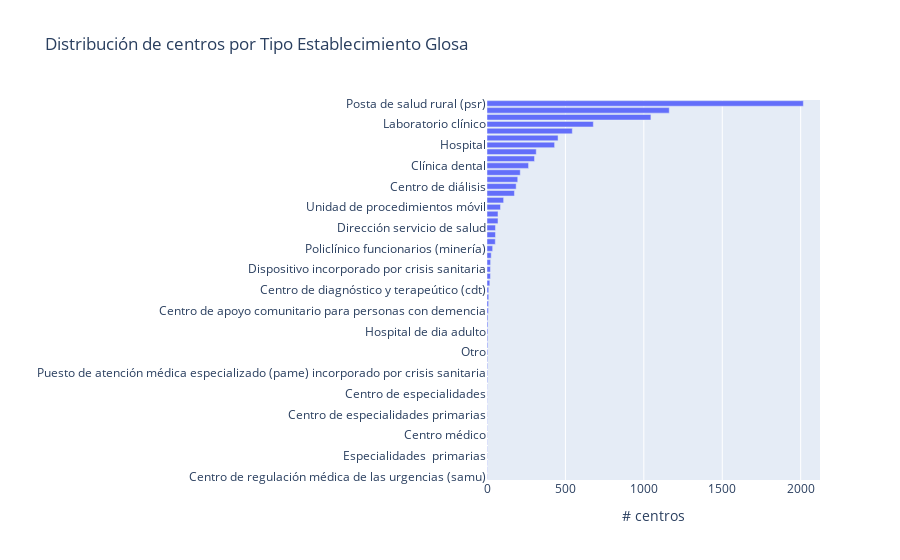

This figure's notebook cell:
### Markdown cell above
Create the charts using plotly instead

### Code cell
import plotly.express as px
import plotly.graph_objects as go
from plotly.subplots import make_subplots

def plot_bar_h(dataset, segment):
    #Add spaces between words in the column name nad remove Glosa
    fix = (re.sub(r"(\w)([A-Z])", r"\1 \2", segment)) #.replace('Glosa','')
    #Normalize column string values
    dataset[segment] = dataset[segment].str.capitalize()
    #Plot only the top 10 types
    fig = px.bar(
                dataset[segment].value_counts(),
                orientation='h', 
                title=f'Distribución de centros por {fix}',
                labels={'value': '# centros', segment :''}
                )
    fig.update_layout(
                yaxis={'categoryorder':'total ascending'},
                showlegend=False,
                hovermode='y'
                )
    return fig

#plot_bar_h(df, 'TipoSistemaSaludGlosa')
plot_bar_h(df,'TipoEstablecimientoGlosa')

#fig = px.histogram(df, y='TipoSistemaSaludGlosa', orientation='h')
#fig.show()

### Figure 1 — Plotly figure (JSON) as saved in the notebook; plotly's stock layout.template omitted (floating-point values rounded to 4 significant figures)
{"data": [{"alignmentgroup": "True", "hovertemplate": "variable=count<br># centros=%{x}<br>=%{y}<extra></extra>", "legendgroup": "count", "marker": {"color": "#636efa", "pattern": {"shape": ""}}, "name": "count", "offsetgroup": "count", "orientation": "h", "showlegend": true, "textposition": "auto", "type": "bar", "x": [2017, 1162, 1045, 678, 544, 453, 431, 314, 303, 265, 212, 196, 186, 175, 106, 86, 70, 70, 54, 54, 53, 36, 27, 23, 22, 22, 18, 11, 11, 10, 9, 6, 6, 6, 5, 5, 5, 4, 4, 4, 4, 2, 2, 2, 2, 2, 2, 2, 2, 2, 2, 2, 2, 2, 2], "xaxis": "x", "y": ["Posta de salud rural (psr)", "Centro de salud familiar (cesfam)", "Centro de salud privado", "Laboratorio clínico", "Centro comunitario de salud familiar (cecosf)", "Servicio de atención primaria de urgencia (sapu)", "Hospital", "Servicio de urgencia rural (sur)", "Clínica", "Clínica dental", "Vacunatorio", "Centro comunitario de salud mental  (cosam)", "Centro de diálisis", "Servicio de atención primaria de urgencia de alta resolutividad (sar)", "Centro médico y dental", "Unidad de procedimientos móvil", "Servicio médico legal", "Sala  externa de toma de muestras (setm)", "Programa de reparación y atención integral de salud (prais)", "Dirección servicio de salud", "Unidad de salud funcionarios", "Policlínico funcionarios (minería)", "Consultorio general rural (cgr)", "Centro de referencia de salud (crs)", "Centro  diagnóstico y tratamiento privado", "Dispositivo incorporado por crisis sanitaria", "Centro de especialidad", "Centro de rehabilitación", "Centro de diagnóstico y terapeútico (cdt)", "Centro corporación para la nutrición infantil (conin)", "Centro de apoyo comunitario para personas con demencia", "Hospital de dia adulto", "Centro de salud", "Centro  diagnóstico y tratamiento pivado", "Otro", "Hospital de día infanto adolescente", "Oficina sanitaria", "Atención remota", "Puesto de atención médica especializado (pame) incorporado por crisis sanitaria", "Centros exclusivos de atención respiratoria (cear)", "Centros de diagnóstico y tratamiento privados", "Centro de regulación médica de las urgencias (samu)", "Centro de salud mental", "Consultorio general urbano  (cgu)", "Especialidades  primarias", "Centro de tratamiento de adicciones (cta)", "No aplica", "Centro médico", "Unidad de atención primaria oftalmológica (uapo)", "Servicio de atención primaria de urgencia  alta resolutividad (sar)", "Centro de especialidades primarias", "Laboratorio clínico o dental", "Centro radiológico", "Centro de especialidades", "Centro de diagnóstico y terapeútico"], "yaxis": "y"}], "layout": {"barmode": "relative", "hovermode": "y", "legend": {"title": {"text": "variable"}, "tracegroupgap": 0}, "showlegend": false, "title": {"text": "Distribución de centros por Tipo Establecimiento Glosa"}, "xaxis": {"anchor": "y", "domain": [0, 1], "title": {"text": "# centros"}}, "yaxis": {"anchor": "x", "categoryorder": "total ascending", "domain": [0, 1], "title": {"text": ""}}}}
